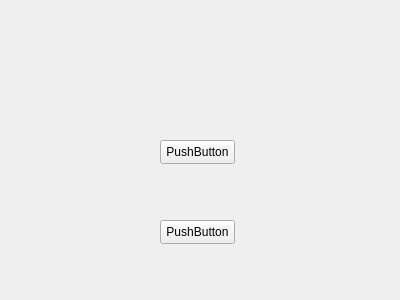
<?xml version="1.0" encoding="UTF-8"?>
<ui version="4.0">
 <class>secondwindow</class>
 <widget class="QWidget" name="secondwindow">
  <property name="geometry">
   <rect>
    <x>0</x>
    <y>0</y>
    <width>400</width>
    <height>300</height>
   </rect>
  </property>
  <property name="windowTitle">
   <string>Form</string>
  </property>
  <widget class="QPushButton" name="pushButton">
   <property name="geometry">
    <rect>
     <x>160</x>
     <y>140</y>
     <width>75</width>
     <height>24</height>
    </rect>
   </property>
   <property name="text">
    <string>PushButton</string>
   </property>
  </widget>
  <widget class="QPushButton" name="pushButton_2">
   <property name="geometry">
    <rect>
     <x>160</x>
     <y>220</y>
     <width>75</width>
     <height>24</height>
    </rect>
   </property>
   <property name="text">
    <string>PushButton</string>
   </property>
  </widget>
 </widget>
 <resources/>
 <connections/>
</ui>
